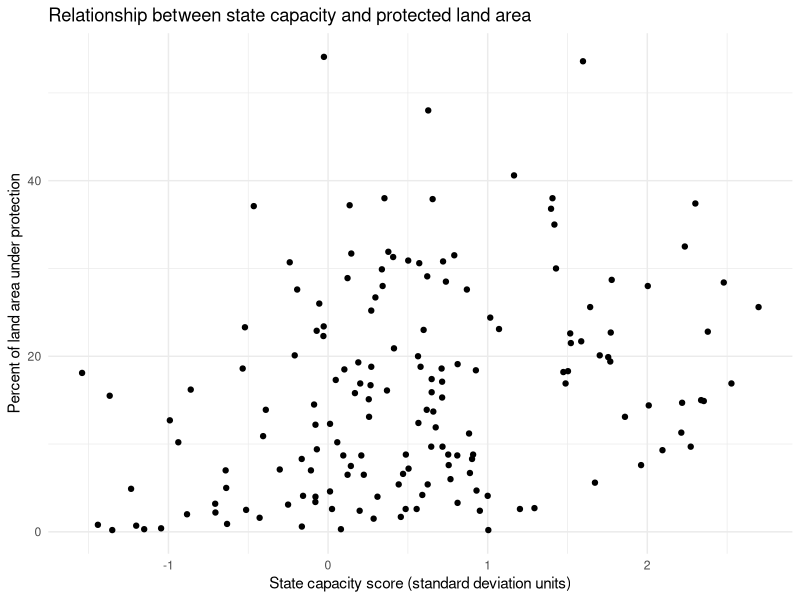
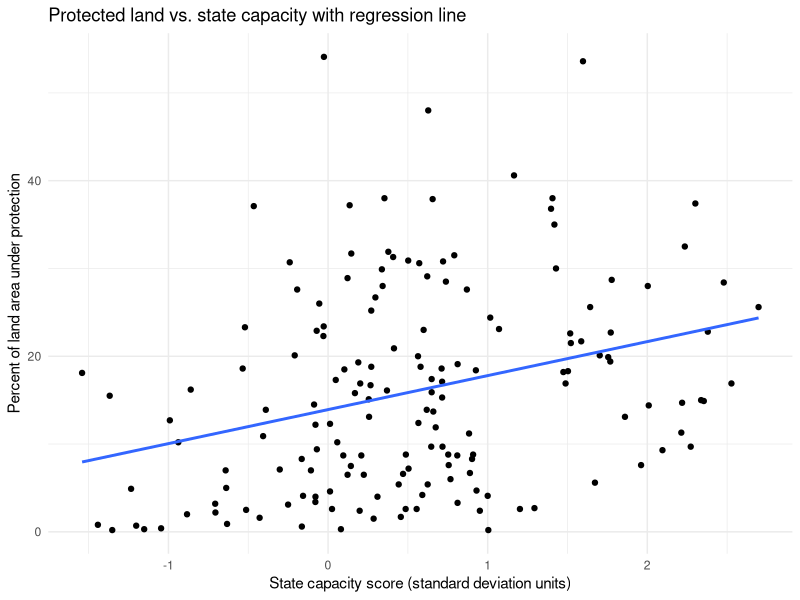

The R script that drew these images, in order:
############################
### HW 3 Template        ###
### PPHA 31002: Stats I  ###
### Due November 17 2025 ###
############################


setwd("/Users/annakoh/Desktop/working directory/2025fall/HW3")
library(ggplot2)
library(dplyr)

SCEP_data <- read.csv("SCEP_data.csv")
str(SCEP_data)
head(SCEP_data)


ggplot(SCEP_data,
       aes(x = state_capacity_score,
           y = percent_of_protected_land_area)) +
  geom_point() +
  labs(
    x = "State capacity score (standard deviation units)",
    y = "Percent of land area under protection",
    title = "Relationship between state capacity and protected land area"
  ) +
  theme_minimal()


mod_protect <- lm(percent_of_protected_land_area ~ state_capacity_score,
                  data = SCEP_data)

ggplot(SCEP_data,
       aes(x = state_capacity_score,
           y = percent_of_protected_land_area)) +
  geom_point() +
  geom_smooth(method = "lm", se = FALSE) +
  labs(
    x = "State capacity score (standard deviation units)",
    y = "Percent of land area under protection",
    title = "Protected land vs. state capacity with regression line"
  ) +
  theme_minimal()


summary(mod_protect)


coef(mod_protect)            
round(coef(mod_protect), 3)



new_country <- data.frame(state_capacity_score = 3)


predict(mod_protect, newdata = new_country)


predict(mod_protect, newdata = new_country,
        interval = "confidence")   



SCEP_data$capacity_deciles <- ntile(SCEP_data$state_capacity_score, 10)
SCEP_data$capacity_deciles <- factor(SCEP_data$capacity_deciles)

mod_deciles <- lm(percent_of_protected_land_area ~ capacity_deciles,
                  data = SCEP_data)

summary(mod_deciles)



